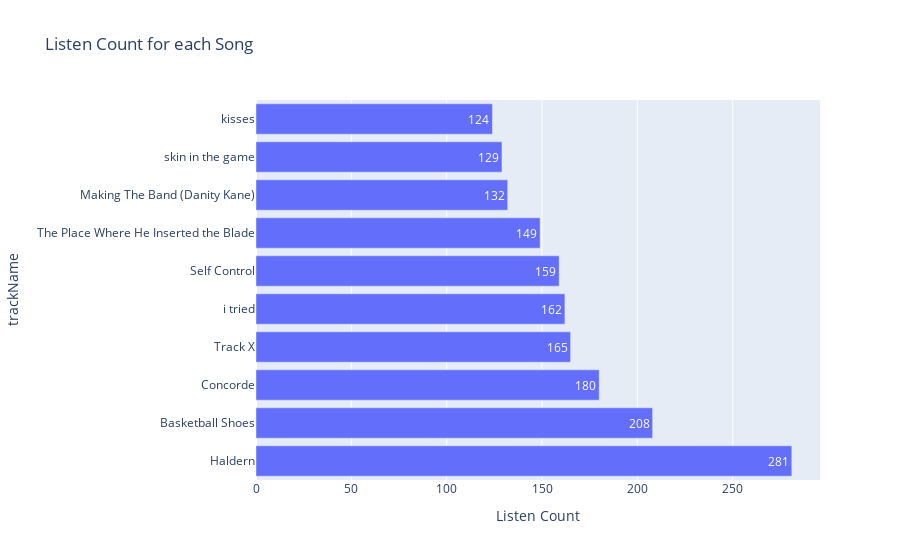

The cell this chart's notebook holds for it:
### Code cell
track_counts_short = track_counts[:10]
fig = px.bar(track_counts_short, x='Listen Count', y='trackName', orientation='h',
             labels={'Listen Count': 'Listen Count', 'trackName': 'trackName'},
             title='Listen Count for each Song')
fig.update_traces(text=track_counts_short['Listen Count'], textposition='outside')
fig.update_traces(text=track_counts_short.apply(lambda x: f"{x['Listen Count']}", axis=1),
                  textposition='inside')

fig.show()

### Figure 1 — Plotly figure (JSON) as saved in the notebook; plotly's stock layout.template omitted (floating-point values rounded to 4 significant figures)
{"data": [{"alignmentgroup": "True", "hovertemplate": "Listen Count=%{x}<br>trackName=%{y}<extra></extra>", "legendgroup": "", "marker": {"color": "#636efa", "pattern": {"shape": ""}}, "name": "", "offsetgroup": "", "orientation": "h", "showlegend": false, "text": ["281", "208", "180", "165", "162", "159", "149", "132", "129", "124"], "textposition": "inside", "type": "bar", "x": [281, 208, 180, 165, 162, 159, 149, 132, 129, 124], "xaxis": "x", "y": ["Haldern", "Basketball Shoes", "Concorde", "Track X", "i tried", "Self Control", "The Place Where He Inserted the Blade", "Making The Band (Danity Kane)", "skin in the game", "kisses"], "yaxis": "y"}], "layout": {"barmode": "relative", "legend": {"tracegroupgap": 0}, "title": {"text": "Listen Count for each Song"}, "xaxis": {"anchor": "y", "domain": [0, 1], "title": {"text": "Listen Count"}}, "yaxis": {"anchor": "x", "domain": [0, 1], "title": {"text": "trackName"}}}}
